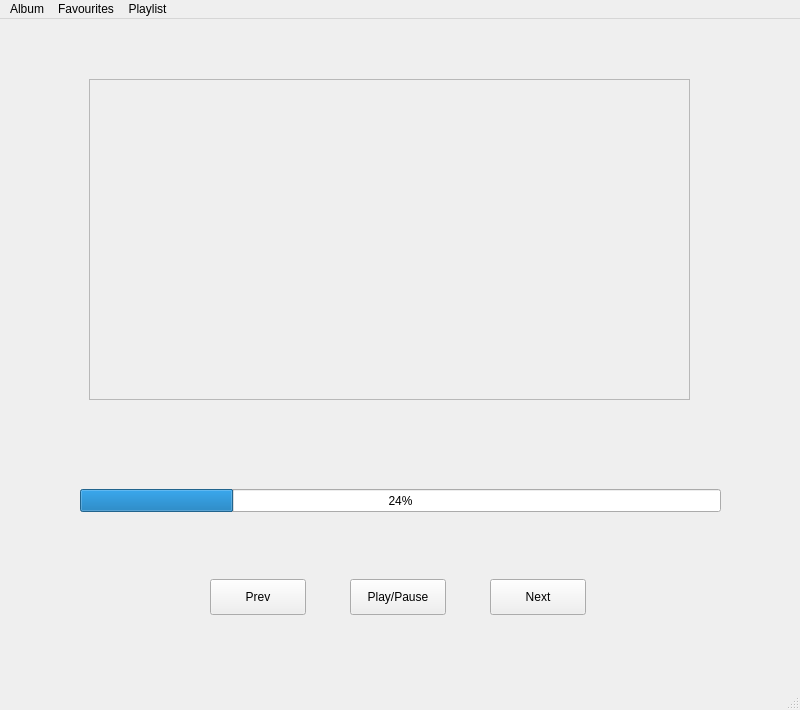
<?xml version="1.0" encoding="UTF-8"?>
<ui version="4.0">
 <class>MainWindow</class>
 <widget class="QMainWindow" name="MainWindow">
  <property name="geometry">
   <rect>
    <x>0</x>
    <y>0</y>
    <width>800</width>
    <height>710</height>
   </rect>
  </property>
  <property name="windowTitle">
   <string>MainWindow</string>
  </property>
  <widget class="QWidget" name="centralwidget">
   <widget class="QProgressBar" name="progressBar">
    <property name="geometry">
     <rect>
      <x>80</x>
      <y>470</y>
      <width>641</width>
      <height>23</height>
     </rect>
    </property>
    <property name="value">
     <number>24</number>
    </property>
   </widget>
   <widget class="QFrame" name="frame">
    <property name="geometry">
     <rect>
      <x>89</x>
      <y>60</y>
      <width>601</width>
      <height>321</height>
     </rect>
    </property>
    <property name="frameShape">
     <enum>QFrame::StyledPanel</enum>
    </property>
    <property name="frameShadow">
     <enum>QFrame::Raised</enum>
    </property>
   </widget>
   <widget class="QPushButton" name="pushButton">
    <property name="geometry">
     <rect>
      <x>350</x>
      <y>560</y>
      <width>96</width>
      <height>36</height>
     </rect>
    </property>
    <property name="text">
     <string>Play/Pause</string>
    </property>
   </widget>
   <widget class="QPushButton" name="pushButton_2">
    <property name="geometry">
     <rect>
      <x>210</x>
      <y>560</y>
      <width>96</width>
      <height>36</height>
     </rect>
    </property>
    <property name="text">
     <string>Prev</string>
    </property>
   </widget>
   <widget class="QPushButton" name="pushButton_3">
    <property name="geometry">
     <rect>
      <x>490</x>
      <y>560</y>
      <width>96</width>
      <height>36</height>
     </rect>
    </property>
    <property name="text">
     <string>Next</string>
    </property>
   </widget>
  </widget>
  <widget class="QMenuBar" name="menubar">
   <property name="geometry">
    <rect>
     <x>0</x>
     <y>0</y>
     <width>800</width>
     <height>28</height>
    </rect>
   </property>
   <widget class="QMenu" name="menuAlbum">
    <property name="title">
     <string>Album</string>
    </property>
   </widget>
   <widget class="QMenu" name="menuFavourites">
    <property name="title">
     <string>Favourites</string>
    </property>
   </widget>
   <widget class="QMenu" name="menuPlaylist">
    <property name="title">
     <string>Playlist</string>
    </property>
   </widget>
   <addaction name="menuAlbum"/>
   <addaction name="menuFavourites"/>
   <addaction name="menuPlaylist"/>
  </widget>
  <widget class="QStatusBar" name="statusbar"/>
 </widget>
 <resources/>
 <connections/>
</ui>
